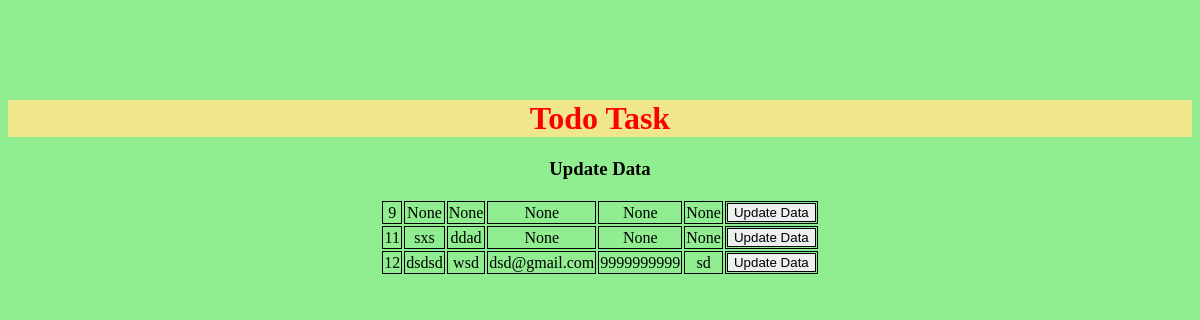
Page /home/update/ on the earlier database version.
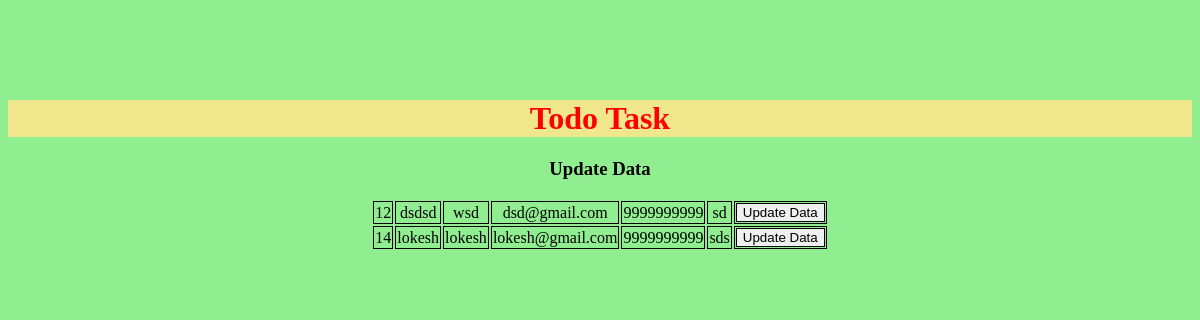
Same page on the later database version.
### conf/models.py (models this page shows)
class Usermodel(models.Model):
    Name = models.CharField(max_length=70, null= True ,blank=True)
    Fathers_Name = models.CharField(max_length=70, null= True ,blank=True)
    Email_Id = models.EmailField(max_length=100, null= True ,blank=True)
    Contact_No = models.IntegerField( null= True ,blank=True)
    Address = models.CharField(max_length=300, null= True ,blank=True)
    class Meta:
        permissions = [
            ("can_view_email_id", "Can View Email-ID"),
        ]

### todo/views.py (the view)
# urls.py: path('home/update/', views.Update.as_view(), name='update'),
class Update(LoginRequiredMixin,PermissionRequiredMixin,View):
    permission_required= 'conf.can_view_email_id'
    def get(self,request):
            retrieve_data = Usermodel.objects.all()
            return render(request, 'update.html', {"retrieve_data": retrieve_data})

### templates/update.html (shortened to what this page needs)
{% extends 'base.html' %}
{% block content %}
    <h3 style="text-align:center;"> Update Data </h3>
<table style="text-align:center;display: flex;justify-content: center;align-items: center;">
    {% if retrieve_data %}
    {% for data in retrieve_data %}
        <tr>
            <td style="border: 1px solid black;">{{ data.id }}</td>
            <td style="border: 1px solid black;">{{ data.Name }}</td>
            <td style="border: 1px solid black;">{{ data.Fathers_Name }}</td>
            <td style="border: 1px solid black;">{{ data.Email_Id }}</td>
            <td style="border: 1px solid black;">{{ data.Contact_No }}</td>
            <td style="border: 1px solid black;">{{ data.Address }}</td>
                <td style="border: 1px solid black;">
                    <button type="submit" style="border: 1px solid black;">
                        <a href="{% url 'updatedetails' data.id %}" style="color:black;text-decoration: none;">Update Data</a>
                    </button>
                </td>
        </tr>
    {% endfor %}
    {% else %}
        <h4>No data found</h4>
    {% endif %}
    </table>
{% endblock content %}

### templates/base.html (shortened to what this page needs)
<!DOCTYPE html>
{% load static %}
<html lang="en">
<head>
</head>
<body style=" background-color: lightgreen;">
    <h1 style="text-align:center;margin-top: 100px;color: red;background-color: khaki;">Todo Task</h1>
    {% block content %}{% endblock content %}
</body>
</html>

Differences in the rows shown:
removed Usermodel: id "9", Name "None", Fathers_Name "None", Email_Id "None", Contact_No "None", Address "None"
removed Usermodel: id "11", Name "sxs", Fathers_Name "ddad", Email_Id "None", Contact_No "None", Address "None"
added Usermodel: id "14", Name "lokesh", Fathers_Name "lokesh", Email_Id "lokesh@gmail.com", Contact_No "9999999999", Address "sds"
